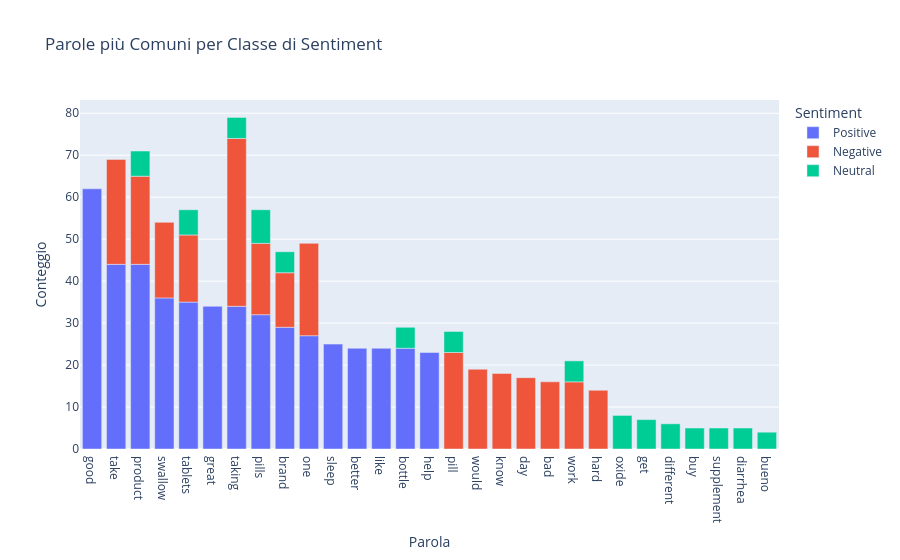

Source (notebook cell):
### Code cell
# Lista di stopwords personalizzate
custom_stopwords = {'que','de', 'el', 'la', 'y', 'en', 'a', 'los', 'del', 'se', 'las', 'por', 'un', 'para', 'con', 'una', 'su', 'al', 'es', 'lo', 'como', 'más', 'pero', 'sus', 'le', 'ya', 'o', 'fue', 'ha', 'sí', 'porque', 'esta', 'son', 'entre', 'cuando', 'muy', 'sin', 'sobre', 'también', 'me', 'hasta', 'hay', 'donde', 'quien', 'desde', 'todo', 'nos', 'durante', 'todos', 'uno', 'les', 'ni', 'contra', 'otros', 'ese', 'eso', 'ante', 'ellos', 'e', 'esto', 'mí', 'antes', 'algunos', 'qué', 'unos', 'yo', 'otro', 'otras', 'otra', 'él', 'tanto', 'esa', 'estos', 'mucho', 'quienes', 'nada', 'muchos', 'cual', 'poco', 'ella', 'estar', 'estas', 'algunas', 'algo', 'nosotros', 'mi', 'mis', 'tú', 'te', 'ti', 'tu', 'tus', 'ellas', 'nosotras', 'vosotros', 'vosotras', 'os', 'mío', 'mía', 'míos', 'mías', 'tuyo', 'tuya', 'tuyos', 'tuyas', 'suyo', 'suya', 'suyos', 'suyas', 'nuestro', 'nuestra', 'nuestros', 'nuestras', 'vuestro', 'vuestra', 'vuestros', 'vuestras', 'esos', 'esas', 'estoy', 'estás', 'está', 'estamos', 'estáis', 'están', 'esté', 'estés', 'estemos', 'estéis', 'estén', 'estaré', 'estarás', 'estará', 'estaremos', 'estaréis', 'estarán', 'estaría', 'estarías', 'estaríamos', 'estaríais', 'estarían', 'estaba', 'estabas', 'estábamos', 'estabais', 'estaban', 'estuve', 'estuviste', 'estuvo', 'estuvimos', 'estuvisteis', 'estuvieron', 'estuviera', 'estuvieras', 'estuviéramos', 'estuvierais', 'estuvieran', 'estuviese', 'estuvieses', 'estuviésemos', 'estuvieseis', 'estuviesen', 'estando', 'estado', 'estada', 'estados', 'estadas', 'estad'}
additional_stopwords = {'magnesium'}

# Unisci le stopwords personalizzate e quelle aggiuntive
all_stopwords = custom_stopwords.union(additional_stopwords)

# Crea un Counter per le parole per ogni classe di sentiment
positive_words = Counter(' '.join(df_cleaned[df_cleaned['Sentiment'] == 'positive']['Processed_Review']).split())
negative_words = Counter(' '.join(df_cleaned[df_cleaned['Sentiment'] == 'negative']['Processed_Review']).split())
neutral_words = Counter(' '.join(df_cleaned[df_cleaned['Sentiment'] == 'neutral']['Processed_Review']).split())

# Rimuovi le stopwords dai Counter delle parole
positive_words = {word: count for word, count in positive_words.items() if word not in all_stopwords}
negative_words = {word: count for word, count in negative_words.items() if word not in all_stopwords}
neutral_words = {word: count for word, count in neutral_words.items() if word not in all_stopwords}

# Estrai le parole più comuni per ogni classe di sentiment (ad esempio, le prime 15)
top_positive_words = Counter(positive_words).most_common(15)
top_negative_words = Counter(negative_words).most_common(15)
top_neutral_words = Counter(neutral_words).most_common(15)

# Crea un DataFrame per le parole più comuni
df_top_words = pd.DataFrame({
    'Word': [word[0] for word in top_positive_words + top_negative_words + top_neutral_words],
    'Count': [word[1] for word in top_positive_words + top_negative_words + top_neutral_words],
    'Sentiment': ['Positive'] * 15 + ['Negative'] * 15 + ['Neutral'] * 15
})

# Crea il grafico
fig = px.bar(df_top_words, x='Word', y='Count', color='Sentiment', 
             title='Parole più Comuni per Classe di Sentiment', 
             labels={'Word': 'Parola', 'Count': 'Conteggio', 'Sentiment': 'Sentiment'})
fig.show()

### Figure 1 — Plotly figure (JSON) as saved in the notebook; plotly's stock layout.template omitted (floating-point values rounded to 4 significant figures)
{"data": [{"alignmentgroup": "True", "hovertemplate": "Sentiment=Positive<br>Parola=%{x}<br>Conteggio=%{y}<extra></extra>", "legendgroup": "Positive", "marker": {"color": "#636efa", "pattern": {"shape": ""}}, "name": "Positive", "offsetgroup": "Positive", "orientation": "v", "showlegend": true, "textposition": "auto", "type": "bar", "x": ["good", "take", "product", "swallow", "tablets", "great", "taking", "pills", "brand", "one", "sleep", "better", "like", "bottle", "help"], "xaxis": "x", "y": [62, 44, 44, 36, 35, 34, 34, 32, 29, 27, 25, 24, 24, 24, 23], "yaxis": "y"}, {"alignmentgroup": "True", "hovertemplate": "Sentiment=Negative<br>Parola=%{x}<br>Conteggio=%{y}<extra></extra>", "legendgroup": "Negative", "marker": {"color": "#EF553B", "pattern": {"shape": ""}}, "name": "Negative", "offsetgroup": "Negative", "orientation": "v", "showlegend": true, "textposition": "auto", "type": "bar", "x": ["taking", "take", "pill", "one", "product", "would", "swallow", "know", "pills", "day", "tablets", "bad", "work", "hard", "brand"], "xaxis": "x", "y": [40, 25, 23, 22, 21, 19, 18, 18, 17, 17, 16, 16, 16, 14, 13], "yaxis": "y"}, {"alignmentgroup": "True", "hovertemplate": "Sentiment=Neutral<br>Parola=%{x}<br>Conteggio=%{y}<extra></extra>", "legendgroup": "Neutral", "marker": {"color": "#00cc96", "pattern": {"shape": ""}}, "name": "Neutral", "offsetgroup": "Neutral", "orientation": "v", "showlegend": true, "textposition": "auto", "type": "bar", "x": ["pills", "oxide", "get", "product", "different", "tablets", "pill", "taking", "buy", "supplement", "work", "brand", "bottle", "diarrhea", "bueno"], "xaxis": "x", "y": [8, 8, 7, 6, 6, 6, 5, 5, 5, 5, 5, 5, 5, 5, 4], "yaxis": "y"}], "layout": {"barmode": "relative", "legend": {"title": {"text": "Sentiment"}, "tracegroupgap": 0}, "title": {"text": "Parole più Comuni per Classe di Sentiment"}, "xaxis": {"anchor": "y", "domain": [0, 1], "title": {"text": "Parola"}}, "yaxis": {"anchor": "x", "domain": [0, 1], "title": {"text": "Conteggio"}}}}
